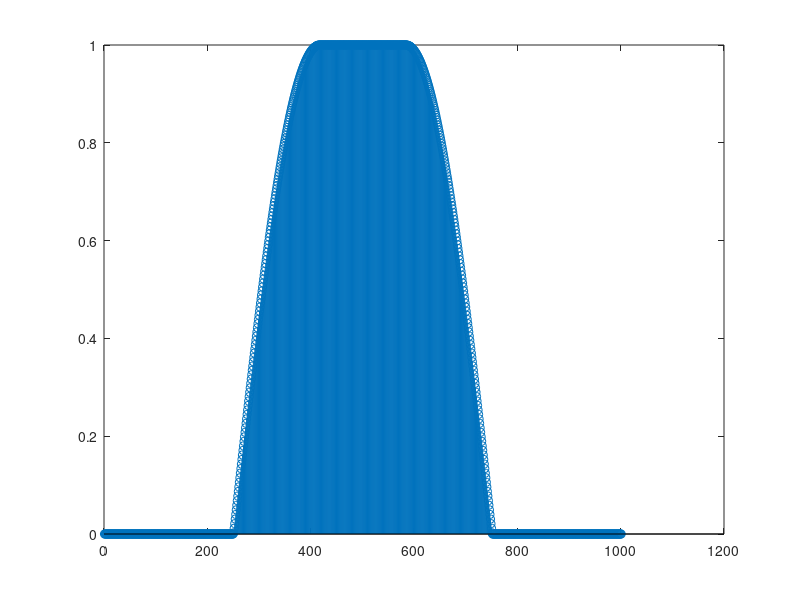
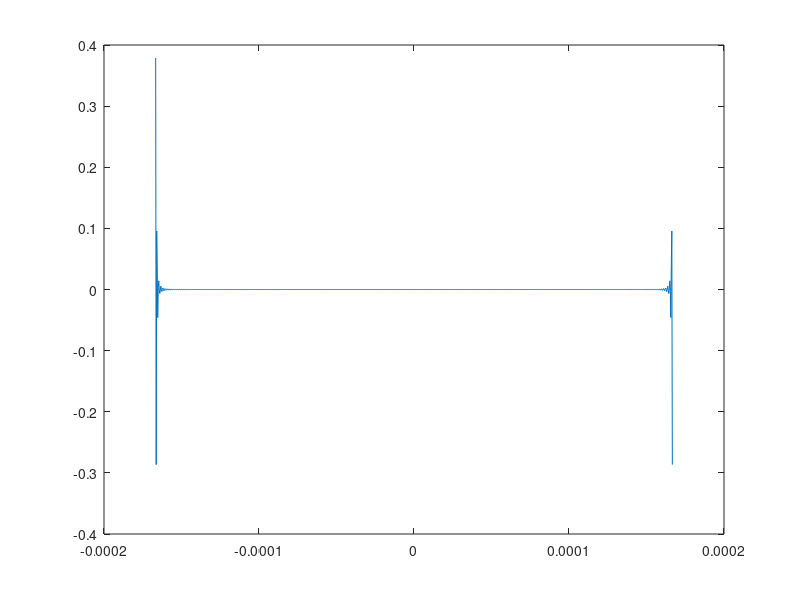

Recreate these plots in MATLAB, in order.
%function  result_t = nyquist(taps, beta)
clear all; close all;
taps = 1001;
beta = 0.5;
f_samp = 3e6;
f_symb = 1e6;
T = 1/f_symb;
result = zeros(1, taps);
stepo = 1 / taps * f_samp;
highf = stepo * (taps - 1)/2;
f = linspace(-highf, highf, taps);
lcorner = (1 - beta) / (2 * T);
rcorner = (1 + beta) / (2 * T);
for i = 1:1:taps
	if (abs(f(i)) < lcorner)
		result(i) = sqrt(T)/sqrt(T);
	elseif (abs(f(i)) > rcorner)
		result(i) = 0;
    else
        result(i) = sqrt(T / 2 * (1 + cos(pi * T / beta * (abs(f(i)) - lcorner)))) /sqrt(T) ;
	end
end
figure;
stem(result)
result_t = ifft(result);
figure;
t = (-(taps - 1) / 2 : (taps - 1) / 2)./f_samp;
plot(t,result_t)
